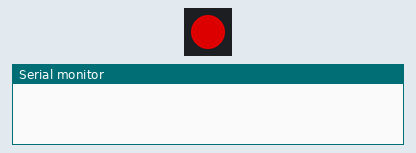
The sketch below on a simulated Arduino Mega 2560, built with avr-gcc and run on an emulated ATmega2560. Parts: 1 RGB LEDs in strip order, left to right, the last lines printed to the serial monitor. Dim RGB values are drawn brighter than linear; the local clock reads 2024-03-15 10:24:30 at power-on unless the sketch sets it.

Above: at 0.1 s.
At 5.1 s:
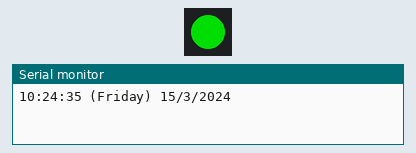
Timing chart, 0 to 6.6 s (numbered marks = the images above):
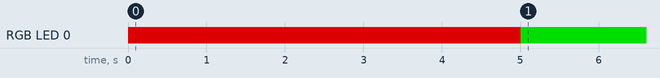

Measured:
- by itself, RGB LED 0: off → RGB(150, 0, 0) at 0.00 s, → RGB(0, 150, 0) 5.0 s later

The sketch:

RTCtest.ino
```cpp
// Date and time functions using a PCF8523 RTC connected via I2C and Wire lib
#include <Adafruit_NeoPixel.h>
#include "RTClib.h"

// Which pin on the Arduino is connected to the NeoPixels?
#define PIN        40
// How many NeoPixels are attached to the Arduino?
#define NUMPIXELS 1

Adafruit_NeoPixel pixels(NUMPIXELS, PIN, NEO_GRB + NEO_KHZ800);
RTC_PCF8523 rtc;

char daysOfTheWeek[7][12] = {"Sunday", "Monday", "Tuesday", "Wednesday", "Thursday", "Friday", "Saturday"};

void setup () {

  while (!Serial) {
    delay(1);  // for Leonardo/Micro/Zero
  }

  Serial.begin(9600);
  if (! rtc.begin()) {
    Serial.println("Couldn't find RTC");
    while (1);
  }

  pixels.begin(); // INITIALIZE NeoPixel strip object (REQUIRED)

  if (! rtc.initialized()) {
    Serial.println("RTC is NOT running!");
    // following line sets the RTC to the date & time this sketch was compiled
    rtc.adjust(DateTime(F(__DATE__), F(__TIME__)));
    // This line sets the RTC with an explicit date & time, for example to set
    // January 21, 2014 at 3am you would call:
    // rtc.adjust(DateTime(2014, 1, 21, 3, 0, 0));
  }

  pixels.clear();
  pixels.setPixelColor(0, pixels.Color(150, 0, 0));
  pixels.show();
  delay(5000);
  pixels.clear();
}

void loop () {
  DateTime now = rtc.now();

  Serial.print(now.hour(), DEC);
  Serial.print(':');
  Serial.print(now.minute(), DEC);
  Serial.print(':');
  Serial.print(now.second(), DEC);
  Serial.print(" (");
  Serial.print(daysOfTheWeek[now.dayOfTheWeek()]);
  Serial.print(") ");
  Serial.print(now.day(), DEC);
  Serial.print('/');
  Serial.print(now.month(), DEC);
  Serial.print('/');
  Serial.print(now.year(), DEC);

  Serial.println();

  pixels.clear();
  pixels.setPixelColor(0, pixels.Color(0, 150, 0));
  pixels.show();
  delay(5000);
  pixels.clear();

  // Example test for seconds and days since 1st Jan 1970 (unix time)
  //    Serial.print(" since midnight 1/1/1970 = ");
  //    Serial.print(now.unixtime());
  //    Serial.print("s = ");
  //    Serial.print(now.unixtime() / 86400L);
  //    Serial.println("d");

  // calculate a date which is 7 days, 12 hours and 30 seconds into the future
  // DateTime future (now + TimeSpan(7,12,30,6));

  //    Serial.print(" now + 7d + 12h + 30m + 6s: ");
  //    Serial.print(future.year(), DEC);
  //    Serial.print('/');
  //    Serial.print(future.month(), DEC);
  //    Serial.print('/');
  //    Serial.print(future.day(), DEC);
  //    Serial.print(' ');
  //    Serial.print(future.hour(), DEC);
  //    Serial.print(':');
  //    Serial.print(future.minute(), DEC);
  //    Serial.print(':');
  //    Serial.print(future.second(), DEC);
  //    Serial.println();

  //    Serial.println();
  delay(3000);
}
```
